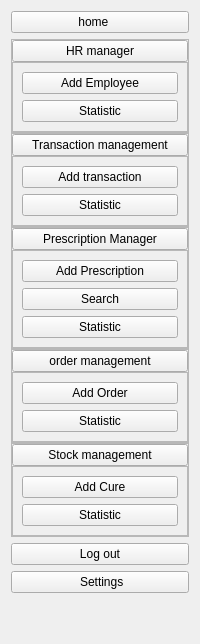
      <widget class="QWidget" name="icon_names_text_widget" native="true">
       <layout class="QVBoxLayout" name="verticalLayout_16">
        <item>
         <widget class="QPushButton" name="p9">
          <property name="maximumSize">
           <size>
            <width>16777215</width>
            <height>16777213</height>
           </size>
          </property>
          <property name="text">
           <string>home    </string>
          </property>
          <property name="icon">
           <iconset resource="resource.qrc">
            <normaloff>:/img/img/home.svg</normaloff>:/img/img/home.svg</iconset>
          </property>
         </widget>
        </item>
        <item>
         <layout class="QVBoxLayout" name="verticalLayout_9">
          <property name="spacing">
           <number>0</number>
          </property>
          <item>
           <widget class="QFrame" name="RH">
            <property name="frameShape">
             <enum>QFrame::StyledPanel</enum>
            </property>
            <property name="frameShadow">
             <enum>QFrame::Raised</enum>
            </property>
            <layout class="QVBoxLayout" name="verticalLayout_5">
             <property name="spacing">
              <number>0</number>
             </property>
             <property name="leftMargin">
              <number>0</number>
             </property>
             <property name="topMargin">
              <number>0</number>
             </property>
             <property name="rightMargin">
              <number>0</number>
             </property>
             <property name="bottomMargin">
              <number>0</number>
             </property>
             <item>
              <widget class="QPushButton" name="p14">
               <property name="text">
                <string>HR manager</string>
               </property>
               <property name="icon">
                <iconset resource="resource.qrc">
                 <normaloff>:/img/img/slack.svg</normaloff>:/img/img/slack.svg</iconset>
               </property>
               <property name="checkable">
                <bool>true</bool>
               </property>
              </widget>
             </item>
             <item>
              <widget class="QFrame" name="frame_rh">
               <property name="frameShape">
                <enum>QFrame::StyledPanel</enum>
               </property>
               <property name="frameShadow">
                <enum>QFrame::Raised</enum>
               </property>
               <layout class="QVBoxLayout" name="verticalLayout">
                <item>
                 <widget class="QPushButton" name="pushButton_8">
                  <property name="text">
                   <string>Add Employee</string>
                  </property>
                  <property name="checkable">
                   <bool>true</bool>
                  </property>
                 </widget>
                </item>
                <item>
                 <widget class="QPushButton" name="pushButton_10">
                  <property name="text">
                   <string>Statistic</string>
                  </property>
                  <property name="checkable">
                   <bool>true</bool>
                  </property>
                 </widget>
                </item>
               </layout>
              </widget>
             </item>
            </layout>
           </widget>
          </item>
          <item>
           <widget class="QFrame" name="SL">
            <property name="frameShape">
             <enum>QFrame::StyledPanel</enum>
            </property>
            <property name="frameShadow">
             <enum>QFrame::Raised</enum>
            </property>
            <layout class="QVBoxLayout" name="verticalLayout_6">
             <property name="spacing">
              <number>0</number>
             </property>
             <property name="leftMargin">
              <number>0</number>
             </property>
             <property name="topMargin">
              <number>0</number>
             </property>
             <property name="rightMargin">
              <number>0</number>
             </property>
             <property name="bottomMargin">
              <number>0</number>
             </property>
             <item>
              <widget class="QPushButton" name="p11">
               <property name="text">
                <string>Transaction management</string>
               </property>
               <property name="icon">
                <iconset resource="resource.qrc">
                 <normaloff>:/img/img/shopping-bag.svg</normaloff>:/img/img/shopping-bag.svg</iconset>
               </property>
               <property name="checkable">
                <bool>true</bool>
               </property>
              </widget>
             </item>
             <item>
              <widget class="QFrame" name="frame_sales">
               <property name="frameShape">
                <enum>QFrame::StyledPanel</enum>
               </property>
               <property name="frameShadow">
                <enum>QFrame::Raised</enum>
               </property>
               <layout class="QVBoxLayout" name="verticalLayout_2">
                <item>
                 <widget class="QPushButton" name="pushButton_12">
                  <property name="text">
                   <string>Add transaction</string>
                  </property>
                  <property name="checkable">
                   <bool>true</bool>
                  </property>
                 </widget>
                </item>
                <item>
                 <widget class="QPushButton" name="pushButton_14">
                  <property name="text">
                   <string>Statistic</string>
                  </property>
                  <property name="checkable">
                   <bool>true</bool>
                  </property>
                 </widget>
                </item>
               </layout>
              </widget>
             </item>
            </layout>
           </widget>
          </item>
          <item>
           <widget class="QFrame" name="frame_9">
            <property name="frameShape">
             <enum>QFrame::StyledPanel</enum>
            </property>
            <property name="frameShadow">
             <enum>QFrame::Raised</enum>
            </property>
            <layout class="QVBoxLayout" name="verticalLayout_10">
             <property name="spacing">
              <number>0</number>
             </property>
             <property name="leftMargin">
              <number>0</number>
             </property>
             <property name="topMargin">
              <number>0</number>
             </property>
             <property name="rightMargin">
              <number>0</number>
             </property>
             <property name="bottomMargin">
              <number>0</number>
             </property>
             <item>
              <widget class="QPushButton" name="pushButton_6">
               <property name="text">
                <string>Prescription Manager</string>
               </property>
               <property name="icon">
                <iconset resource="resource.qrc">
                 <normaloff>:/img/img/heart.svg</normaloff>:/img/img/heart.svg</iconset>
               </property>
               <property name="checkable">
                <bool>true</bool>
               </property>
              </widget>
             </item>
             <item>
              <widget class="QFrame" name="frame_ord_2">
               <property name="frameShape">
                <enum>QFrame::StyledPanel</enum>
               </property>
               <property name="frameShadow">
                <enum>QFrame::Raised</enum>
               </property>
               <layout class="QVBoxLayout" name="verticalLayout_11">
                <item>
                 <widget class="QPushButton" name="pushButton_35">
                  <property name="text">
                   <string>Add Prescription</string>
                  </property>
                  <property name="checkable">
                   <bool>true</bool>
                  </property>
                 </widget>
                </item>
                <item>
                 <widget class="QPushButton" name="pushButton_36">
                  <property name="text">
                   <string>Search</string>
                  </property>
                  <property name="checkable">
                   <bool>true</bool>
                  </property>
                 </widget>
                </item>
                <item>
                 <widget class="QPushButton" name="pushButton_37">
                  <property name="text">
                   <string>Statistic</string>
                  </property>
                  <property name="checkable">
                   <bool>true</bool>
                  </property>
                 </widget>
                </item>
               </layout>
              </widget>
             </item>
            </layout>
           </widget>
          </item>
          <item>
           <widget class="QFrame" name="SK">
            <property name="frameShape">
             <enum>QFrame::StyledPanel</enum>
            </property>
            <property name="frameShadow">
             <enum>QFrame::Raised</enum>
            </property>
            <layout class="QVBoxLayout" name="verticalLayout_7">
             <property name="spacing">
              <number>0</number>
             </property>
             <property name="leftMargin">
              <number>0</number>
             </property>
             <property name="topMargin">
              <number>0</number>
             </property>
             <property name="rightMargin">
              <number>0</number>
             </property>
             <property name="bottomMargin">
              <number>0</number>
             </property>
             <item>
              <widget class="QPushButton" name="p13">
               <property name="text">
                <string>order management</string>
               </property>
               <property name="icon">
                <iconset resource="resource.qrc">
                 <normaloff>:/img/img/mail.svg</normaloff>:/img/img/mail.svg</iconset>
               </property>
               <property name="iconSize">
                <size>
                 <width>50</width>
                 <height>20</height>
                </size>
               </property>
               <property name="checkable">
                <bool>true</bool>
               </property>
              </widget>
             </item>
             <item>
              <widget class="QFrame" name="frame_stc">
               <property name="frameShape">
                <enum>QFrame::StyledPanel</enum>
               </property>
               <property name="frameShadow">
                <enum>QFrame::Raised</enum>
               </property>
               <layout class="QVBoxLayout" name="verticalLayout_3">
                <item>
                 <widget class="QPushButton" name="pushButton_25">
                  <property name="text">
                   <string>Add Order</string>
                  </property>
                  <property name="checkable">
                   <bool>true</bool>
                  </property>
                 </widget>
                </item>
                <item>
                 <widget class="QPushButton" name="pushButton_24">
                  <property name="text">
                   <string>Statistic</string>
                  </property>
                  <property name="checkable">
                   <bool>true</bool>
                  </property>
                 </widget>
                </item>
               </layout>
              </widget>
             </item>
            </layout>
           </widget>
          </item>
          <item>
           <widget class="QFrame" name="frame_8">
            <property name="frameShape">
             <enum>QFrame::StyledPanel</enum>
            </property>
            <property name="frameShadow">
             <enum>QFrame::Raised</enum>
            </property>
            <layout class="QVBoxLayout" name="verticalLayout_8">
             <property name="spacing">
              <number>0</number>
             </property>
             <property name="leftMargin">
              <number>0</number>
             </property>
             <property name="topMargin">
              <number>0</number>
             </property>
             <property name="rightMargin">
              <number>0</number>
             </property>
             <property name="bottomMargin">
              <number>0</number>
             </property>
             <item>
              <widget class="QPushButton" name="p10">
               <property name="text">
                <string>Stock management</string>
               </property>
               <property name="icon">
                <iconset resource="resource.qrc">
                 <normaloff>:/img/img/layers.svg</normaloff>:/img/img/layers.svg</iconset>
               </property>
               <property name="checkable">
                <bool>true</bool>
               </property>
              </widget>
             </item>
             <item>
              <widget class="QFrame" name="frame_ord">
               <property name="frameShape">
                <enum>QFrame::StyledPanel</enum>
               </property>
               <property name="frameShadow">
                <enum>QFrame::Raised</enum>
               </property>
               <layout class="QVBoxLayout" name="verticalLayout_4">
                <item>
                 <widget class="QPushButton" name="pushButton_27">
                  <property name="text">
                   <string>Add Cure</string>
                  </property>
                  <property name="checkable">
                   <bool>true</bool>
                  </property>
                 </widget>
                </item>
                <item>
                 <widget class="QPushButton" name="pushButton_28">
                  <property name="text">
                   <string>Statistic</string>
                  </property>
                  <property name="checkable">
                   <bool>true</bool>
                  </property>
                 </widget>
                </item>
               </layout>
              </widget>
             </item>
            </layout>
           </widget>
          </item>
         </layout>
        </item>
        <item>
         <widget class="QPushButton" name="p16">
          <property name="text">
           <string>Log out</string>
          </property>
          <property name="icon">
           <iconset resource="resource.qrc">
            <normaloff>:/img/img/log-out.svg</normaloff>:/img/img/log-out.svg</iconset>
          </property>
          <property name="checkable">
           <bool>true</bool>
          </property>
          <property name="autoExclusive">
           <bool>false</bool>
          </property>
         </widget>
        </item>
        <item>
         <widget class="QPushButton" name="p15">
          <property name="text">
           <string> Settings</string>
          </property>
          <property name="icon">
           <iconset resource="resource.qrc">
            <normaloff>:/img/img/settings.svg</normaloff>:/img/img/settings.svg</iconset>
          </property>
          <property name="checkable">
           <bool>true</bool>
          </property>
          <property name="autoExclusive">
           <bool>false</bool>
          </property>
         </widget>
        </item>
        <item>
         <layout class="QVBoxLayout" name="verticalLayout_12">
          <item>
           <spacer name="verticalSpacer">
            <property name="orientation">
             <enum>Qt::Vertical</enum>
            </property>
            <property name="sizeHint" stdset="0">
             <size>
              <width>20</width>
              <height>40</height>
             </size>
            </property>
           </spacer>
          </item>
         </layout>
        </item>
       </layout>
      </widget>
